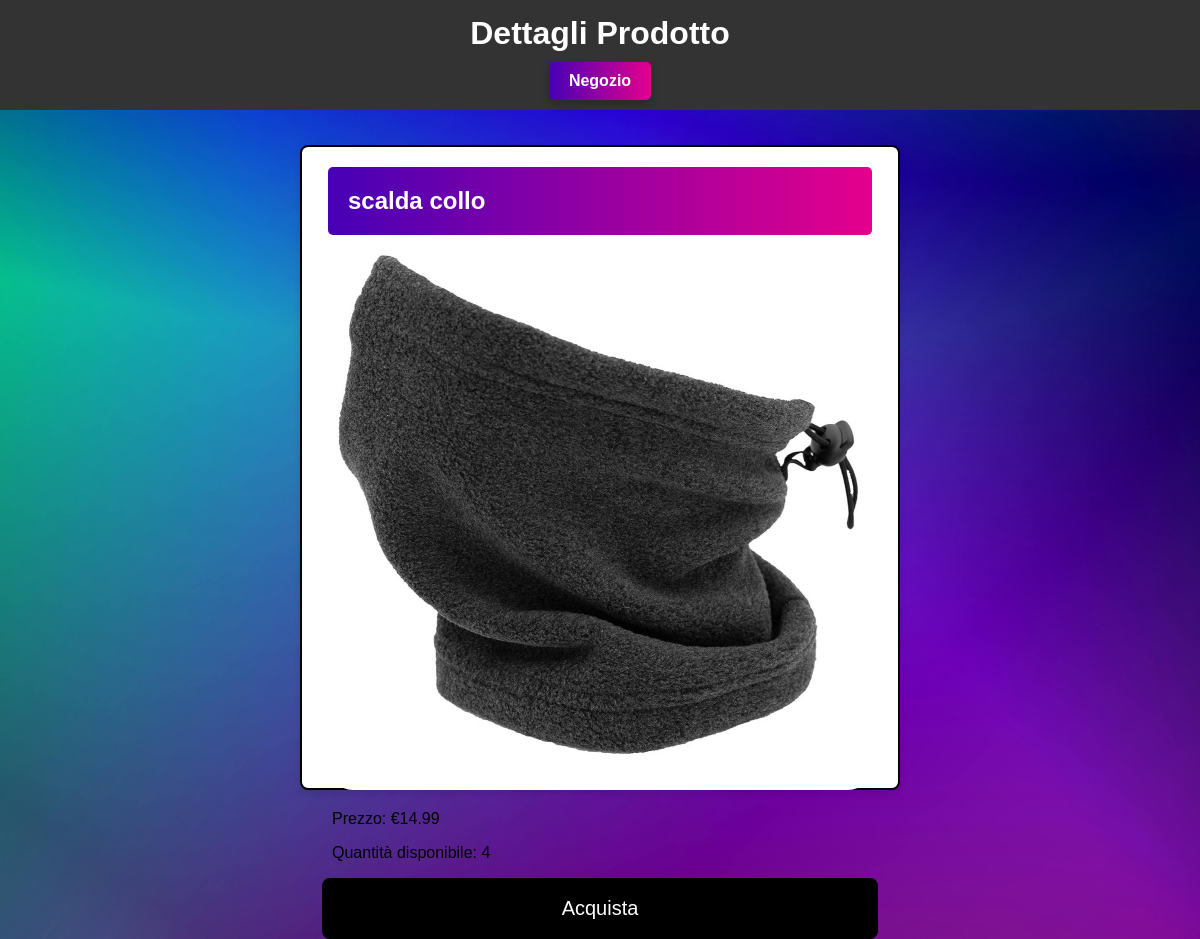
Screenshot of /dettaglio_prodotto.php?id=11 with the database file from the repository.
### tables this page shows
CREATE TABLE `articolo` (
  `nome` varchar(255) NOT NULL,
  `id_articolo` varchar(255) NOT NULL,
  `quantita` int(11) NOT NULL,
  `costo` float NOT NULL,
  `sport` varchar(255) NOT NULL
);

### dettaglio_prodotto.php (the view, shortened to what this page needs)
<!DOCTYPE html>
<html lang="it">
<head>
    <link rel="stylesheet" href="dettaglio_styles.css">
</head>
<body>
    <header>
        <h1>Dettagli Prodotto</h1>
        <ul>
                <li><a href="negozio.php" class="negozio-button">Negozio</a></li>
            </ul>
    </header>
    <div class="container">
        <?php
        $servername = "localhost";
        $username = "root";
        $password = "";
        $dbname = "sport-xxx";
        $conn = new mysqli($servername, $username, $password, $dbname);
        $productId = $_GET['id'];
        $stmt = $conn->prepare("SELECT * FROM articolo WHERE id_articolo = ?");
        $stmt->bind_param("i", $productId);
        $stmt->execute();
        $result = $stmt->get_result();
        if ($row = $result->fetch_assoc()) {
            echo "<div class='product-details'>";
            echo "<h2>" . htmlspecialchars($row['nome']) . "</h2>";
            echo "<img src='immagini/" . htmlspecialchars($row["nome"]) . ".jpg'>";
            echo "<p>Prezzo: €" . htmlspecialchars($row['costo']) . "</p>";
            echo "<p>Quantità disponibile: " . htmlspecialchars($row['quantita']) . "</p>";
            echo "<button id='buyButton' class='button'>Acquista</button>";
            echo "</div>";
        } else {
            echo "<p>Prodotto non trovato.</p>";
        }
        ?>
    </div>
</body>
</html>

### dettaglio_styles.css (style rules this page uses)
body, h2, ul { margin: 0; padding: 0; font-family: 'Arial', sans-serif; }
h1 { margin-top: 5px; margin-bottom: 10px; }
p { margin-left: 10px; margin-right: 10px; }
h2 { margin-left: 6px; margin-right: 6px; font-family: 'Arial', sans-serif; color: white; background: linear-gradient(to right, #4600b6, #e4008c); padding: 20px 20px; border-radius: 5px; }
body { background-image: url('immagini/sfondo_negozio.jpg'); background-size: cover; background-position: center center; background-repeat: no-repeat; background-attachment: fixed; }
header { background-color: #333; color: white; padding: 10px; text-align: center; }
img { max-width: 98%; height: auto; border-radius: 25px; margin-top: 10px; margin-left: 6px; margin-right: 6px; }
.container { display: flex; justify-content: center; height: 85vh; width: 100%; margin: 0 auto; padding: 0; }
.product-details { margin-top: 35px; background-color: #ffffff; border: 2px solid #000000; border-radius: 8px; box-shadow: 0 4px 6px rgba(0, 0, 0, 0.1); padding: 20px; width: auto; max-width: 600px; box-sizing: border-box; }
.negozio-button { background: linear-gradient(to right, #4600b6, #e4008c); color: white; padding: 10px 20px; text-decoration: none; display: inline-block; font-size: 16px; font-weight: bold; cursor: pointer; border-radius: 5px; box-shadow: 0 4px 8px 0 rgba(0, 0, 0, 0.2); transition: all 0.3s ease; }
.button { font-size: 20px; display: block; width: 100%; text-align: center; padding: 17px; margin: 5px auto; background: #000000; color: white; text-decoration: none; border: 2px solid #000000; cursor: pointer; border-radius: 8px; }

### rows the page displays
articolo: nome "scalda collo", nome (picture), costo "14.99", quantita "4"
